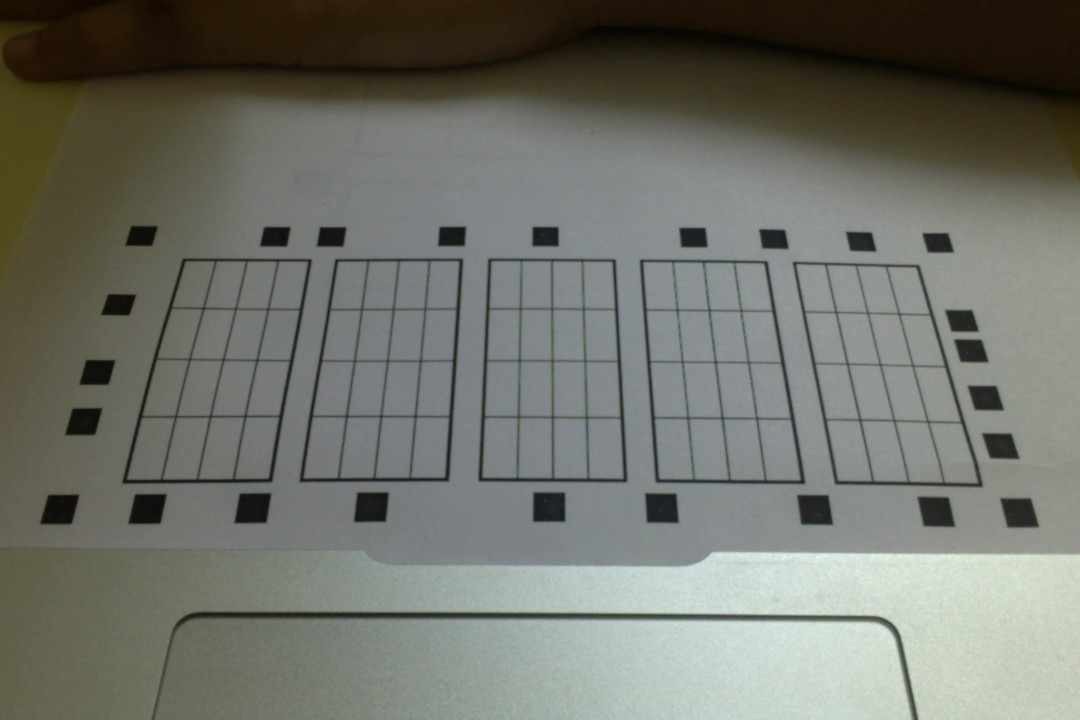
%> input picture resources/camtemp1.jpg, 1080 x 720 px
$ octave adjusting.m   (GNU Octave 9; MATLAB toolbox functions it lacks are replaced by stand-ins)
%> lines starting %> are read from the running program, lines starting %| are printed output that depends on the picture; in (x1, y1, x2, y2) boxes, pixels count from 0 and x2, y2 are one past the last pixel; in counts of white or black regions, pixels touching at a corner belong together; the program's own positions count from 1
shot = imread('camtemp1.jpg');
%> shot is the input picture: size 720x1080x3 uint8; mean R, G, B 112.7, 114.6, 106.7
% [6 lines of commented-out code are left out]

%%
%figure
%imshow(shot);

%%
% imhist(shot(:,:,3))
% title('Histogram of the Red Band (Band 3)')

%%
 strshot = imadjust(shot,stretchlim(shot));
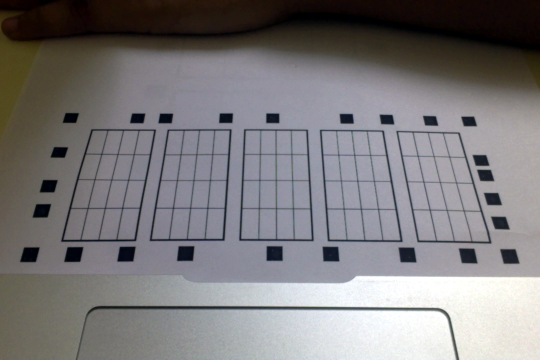
%> strshot: size 720x1080x3 uint8 (shown at 1/2 size); mean R, G, B 124.6, 122.3, 124.1
% figure
% imshow(strshot)

%%
%e = impixel(strshot);
red = strshot(:,:,1); green = strshot(:,:,2); blue = strshot(:,:,3);
%> after `red = strshot(:,:,1)`:
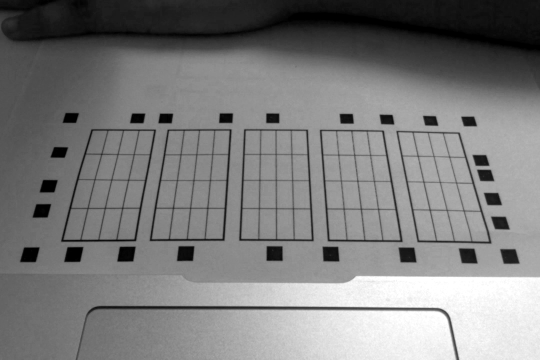
%> red: size 720x1080 uint8 (shown at 1/2 size); min 0, max 255, mean 124.6
%> after `blue = strshot(:,:,3)`:
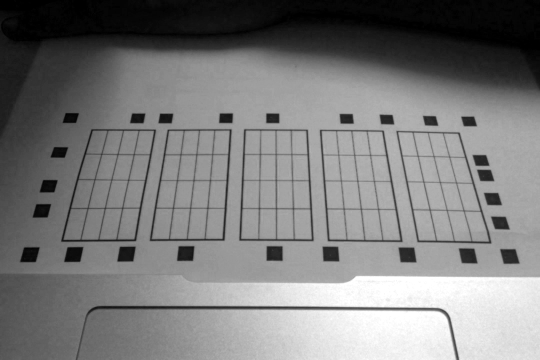
%> blue: size 720x1080 uint8 (shown at 1/2 size); min 0, max 255, mean 124.1
thresh = 80
out = red<thresh & green<thresh & blue<thresh;
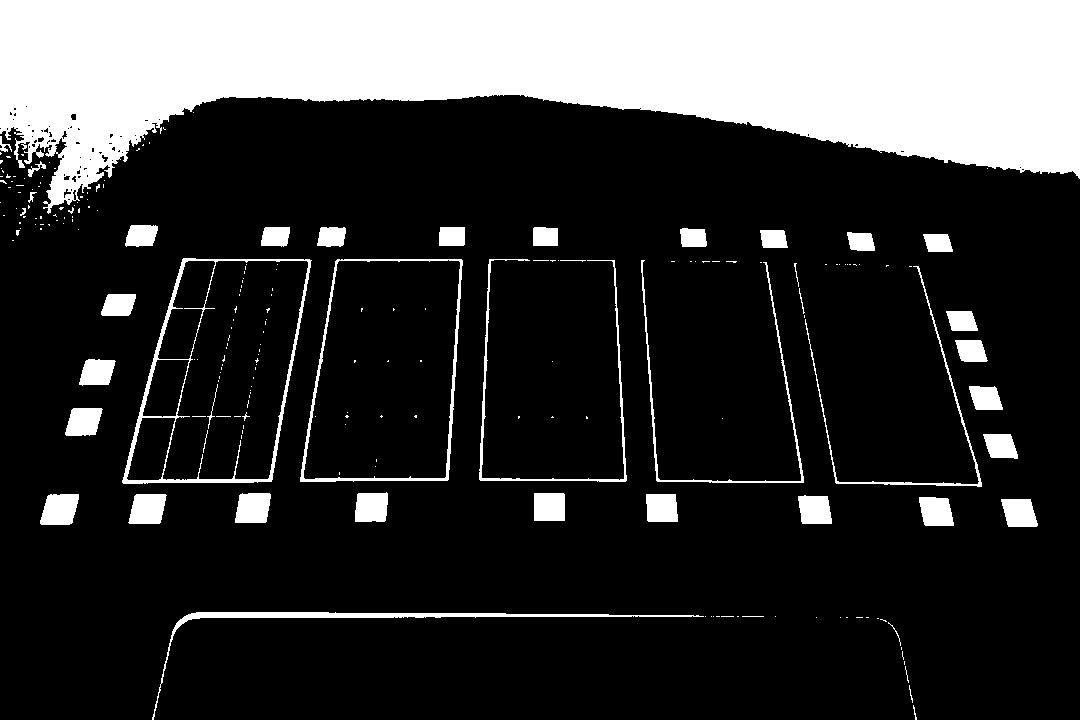
%> out: size 720x1080 logical; 21.5% white; 215 white regions (170 under 20 px), largest, box (x1, y1, x2, y2) and area: (0, 0, 1080, 214) 137862, (122, 258, 312, 484) 3057, (152, 612, 704, 720) 2387
out1 = bwmorph(out, 'dilate', 1);
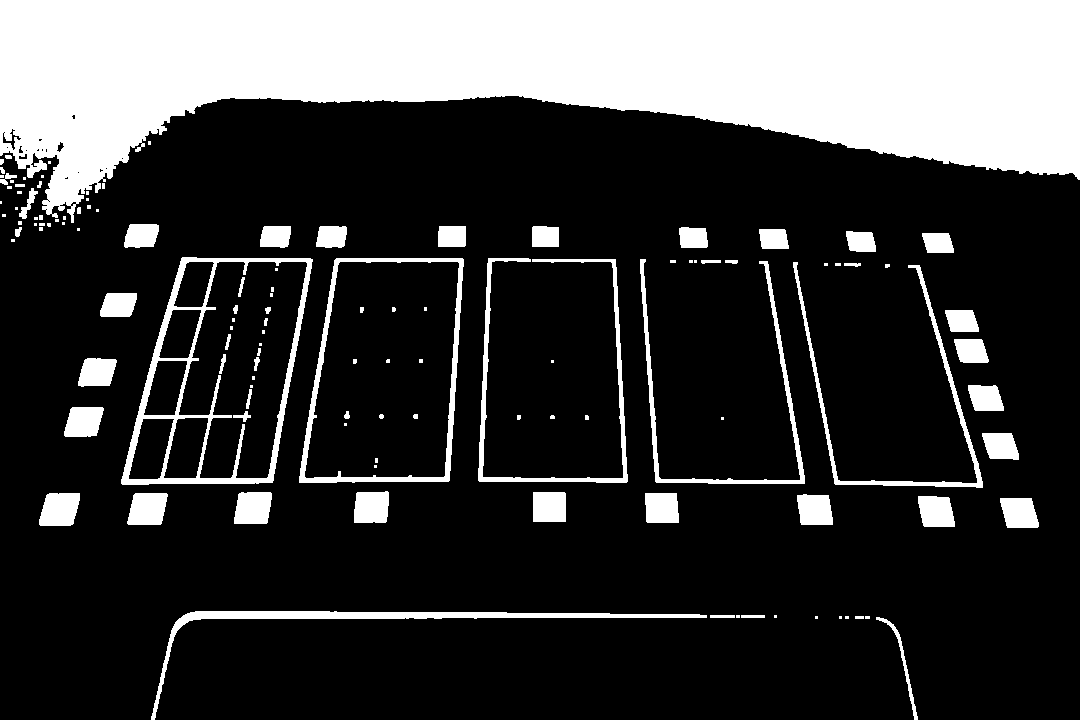
%> out1: size 720x1080 logical; 23.8% white; 124 white regions (61 under 20 px), largest, box (x1, y1, x2, y2) and area: (0, 0, 1080, 223) 141047, (121, 257, 313, 485) 6101, (151, 611, 707, 720) 3734
out2 = imcomplement(out1);
%imshow(out2)
%%
grayimg = single(out2);
imshow(grayimg)

%%
%bw = im2bw(grayimg,0.4);
%imshow(bw)

%%
%grayagain = single(bw)

%imshow(grayagain)

$ run again, with resources/camtemp2.jpg copied over resources/camtemp1.jpg
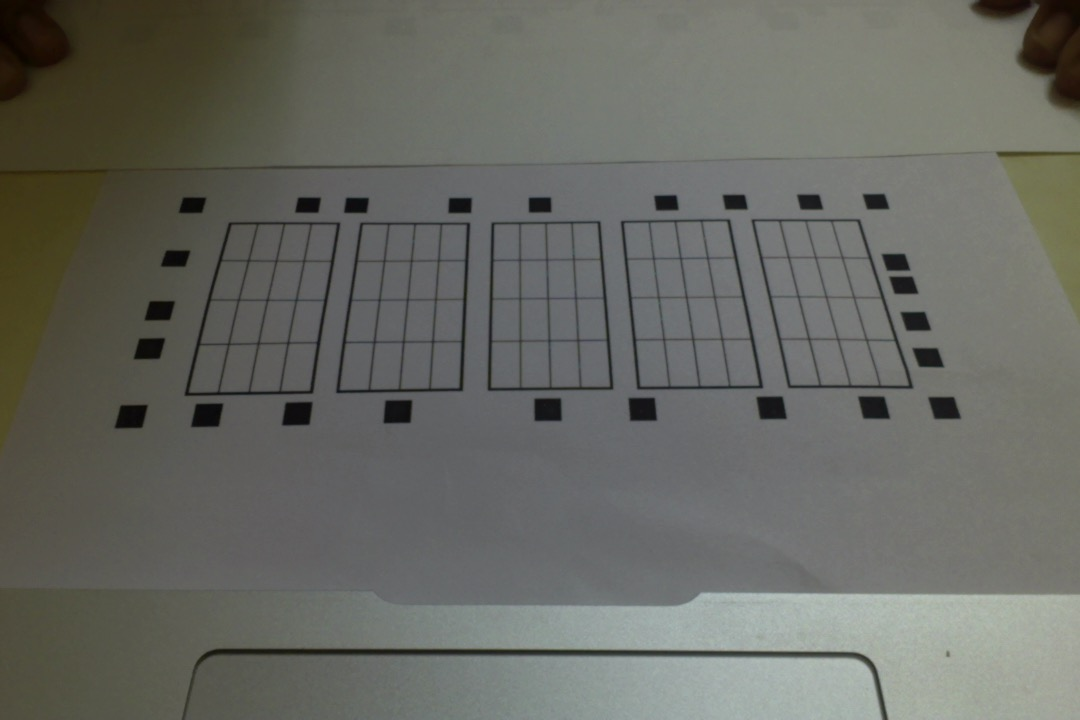
%> input picture resources/camtemp2.jpg, 1080 x 720 px
%> shot is the input picture: size 720x1080x3 uint8; mean R, G, B 103.6, 104.8, 98.4
%> `out = red<thresh & green<thresh & blue<thresh;`:
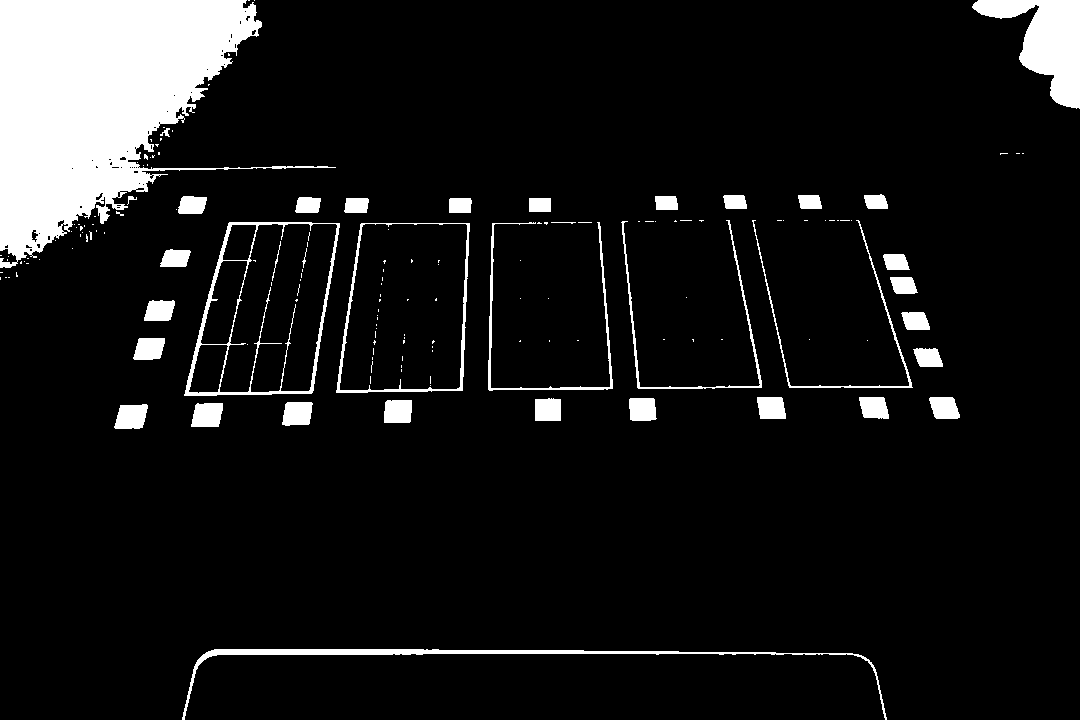
%> out: size 720x1080 logical; 9.2% white; 161 white regions (123 under 20 px), largest, box (x1, y1, x2, y2) and area: (0, 0, 336, 268) 42963, (972, 0, 1080, 109) 5669, (182, 649, 887, 720) 2986
%> `out1 = bwmorph(out, 'dilate', 1);`:
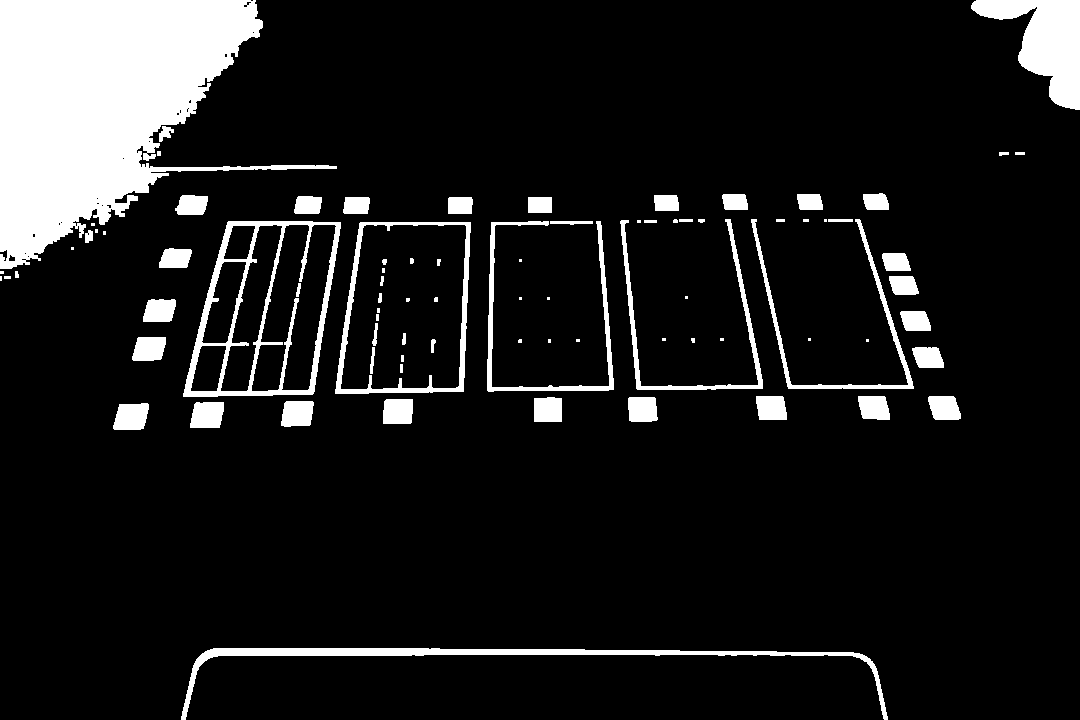
%> out1: size 720x1080 logical; 11.1% white; 85 white regions (26 under 20 px), largest, box (x1, y1, x2, y2) and area: (0, 0, 337, 269) 45374, (971, 0, 1080, 110) 5973, (183, 221, 341, 397) 5413

$ run again, with resources/camtemp3.jpg copied over resources/camtemp1.jpg
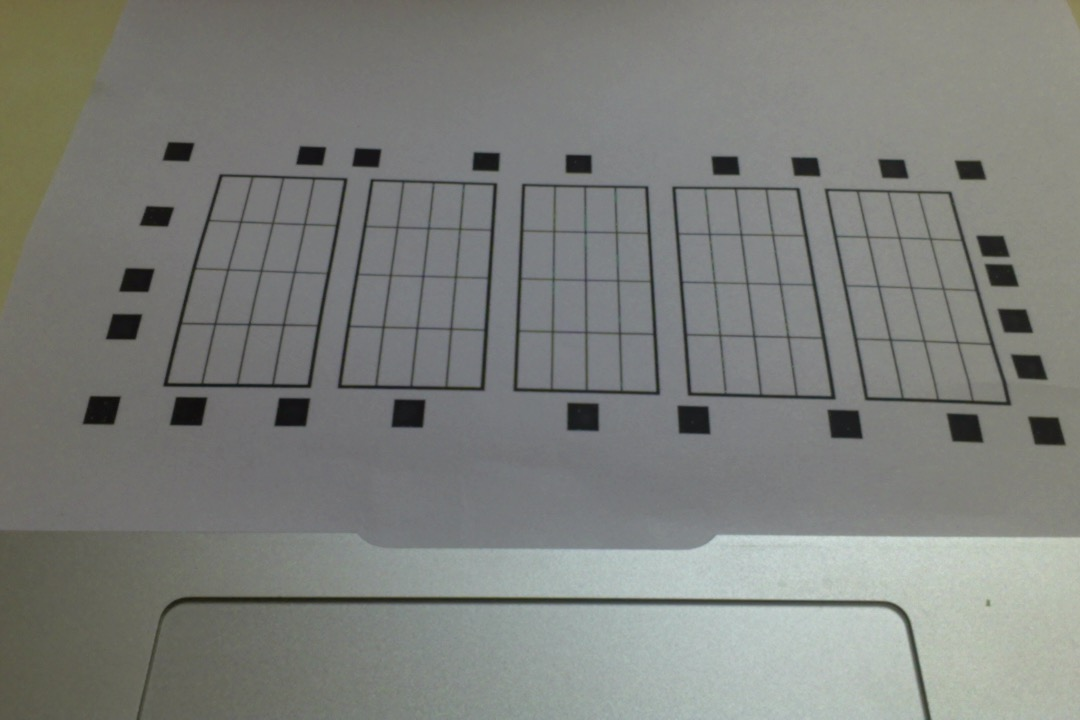
%> input picture resources/camtemp3.jpg, 1080 x 720 px
%> shot is the input picture: size 720x1080x3 uint8; mean R, G, B 125.2, 127.3, 123.1
%> `out = red<thresh & green<thresh & blue<thresh;`:
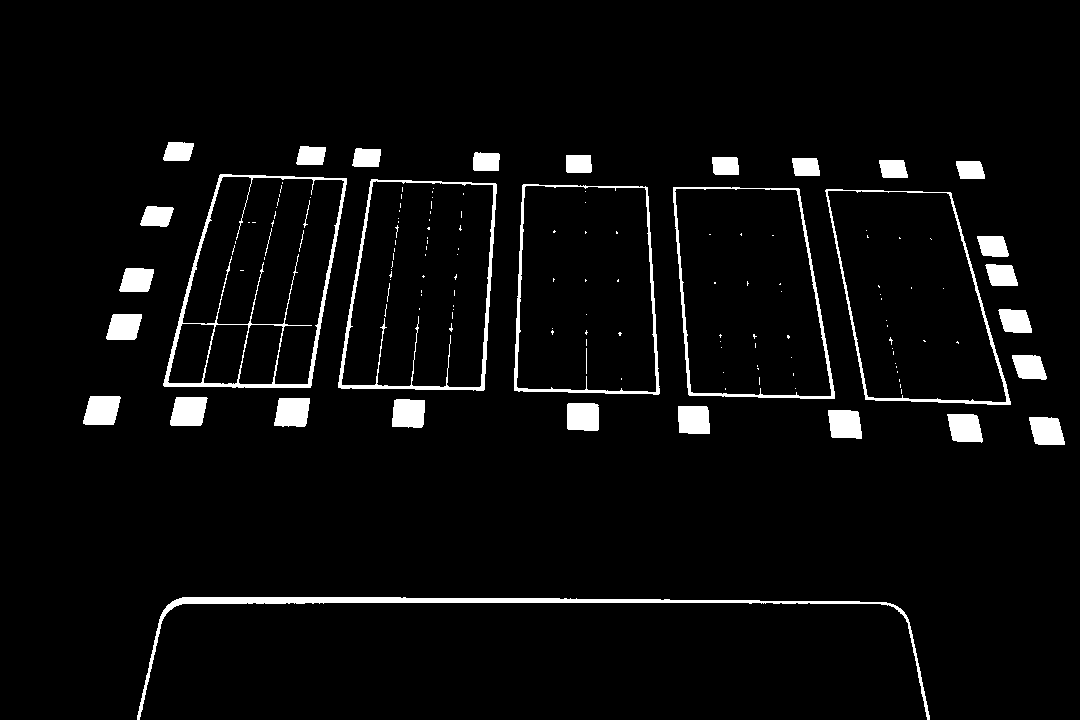
%> out: size 720x1080 logical; 4.2% white; 149 white regions (113 under 20 px), largest, box (x1, y1, x2, y2) and area: (137, 597, 930, 720) 4168, (163, 174, 347, 388) 3314, (338, 179, 497, 391) 2473
%> `out1 = bwmorph(out, 'dilate', 1);`:
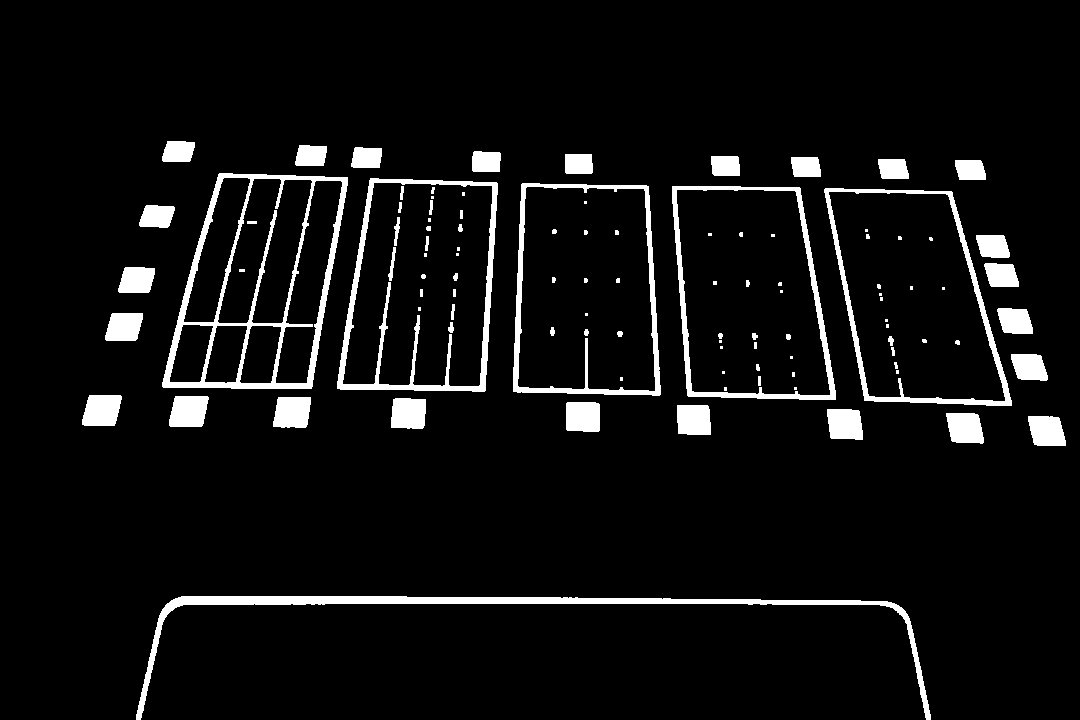
%> out1: size 720x1080 logical; 6.3% white; 105 white regions (41 under 20 px), largest, box (x1, y1, x2, y2) and area: (162, 173, 348, 389) 6761, (136, 596, 931, 720) 6266, (337, 178, 498, 392) 4499
